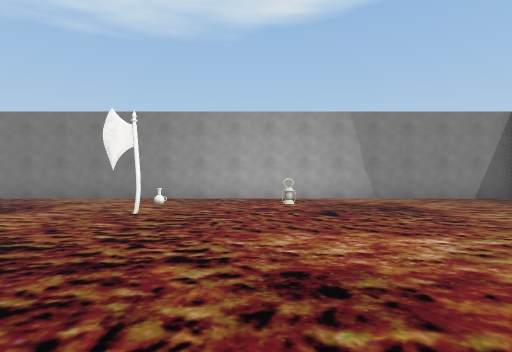
view 1 (above)

17 first-person views from a walk through a scene from a Unity 3-D project. The camera is 1.3 m above the floor, looks level and sees 80° across. The floor is counted in squares, 2 m on a side. Each view is taken from the middle of a square. On the plan, view 1 faces up. The plan holds only what a view shows up to about 10 squares ahead; the rest is blank. The place goes on beyond the plan. The player character is not drawn. Some surface patterns are stand-ins.

view 2
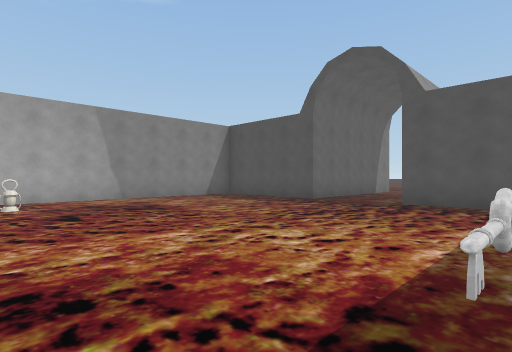

view 3
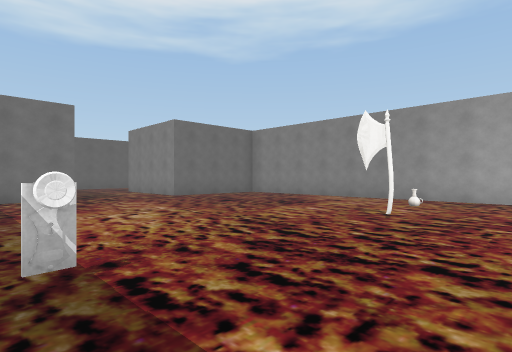

view 4
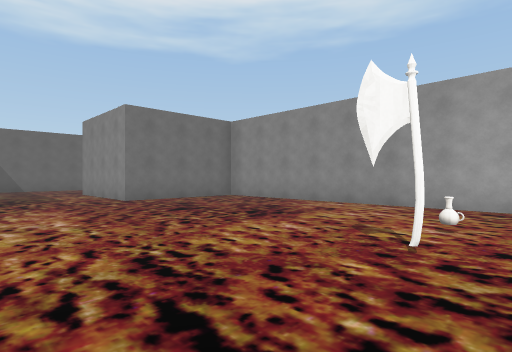

view 5
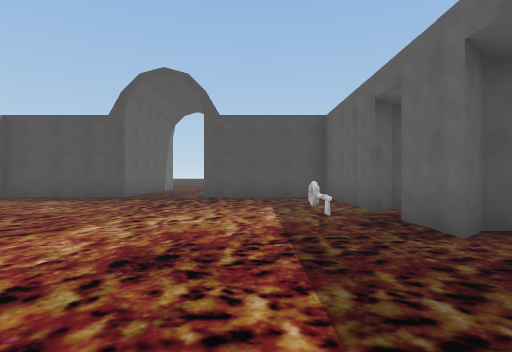

view 6
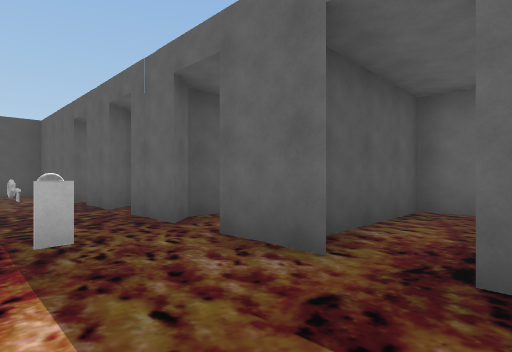

view 7
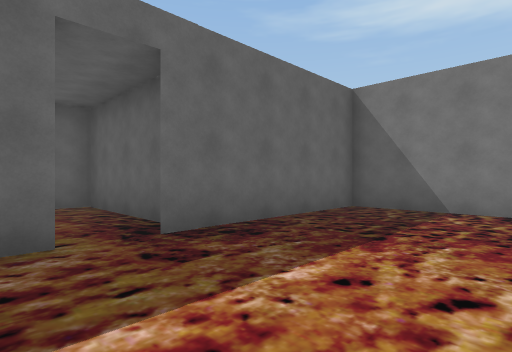

view 8
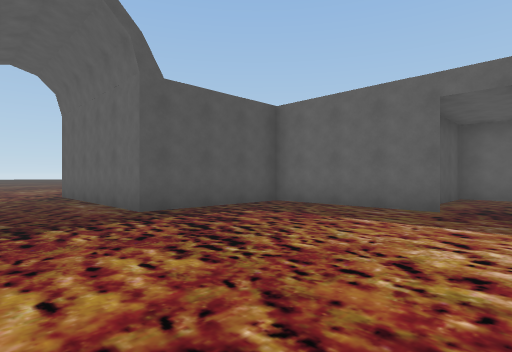

view 9
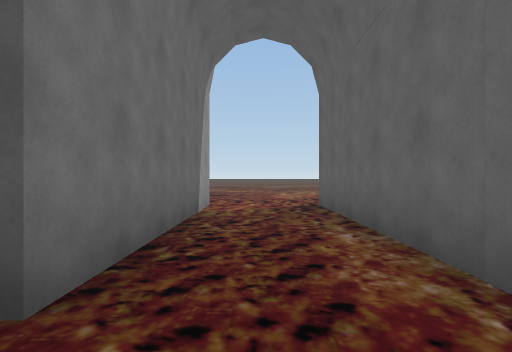

view 10
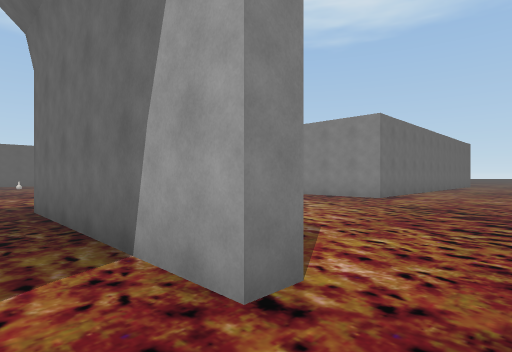

view 11
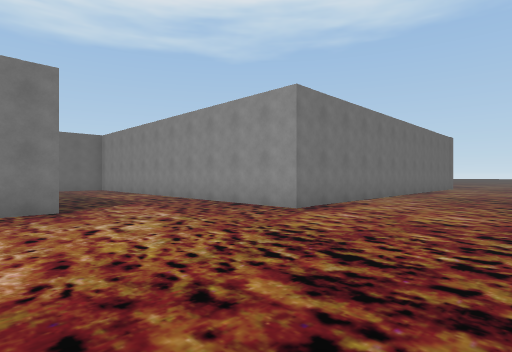

view 12
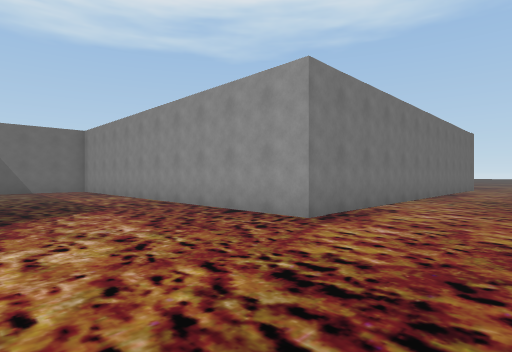

view 13
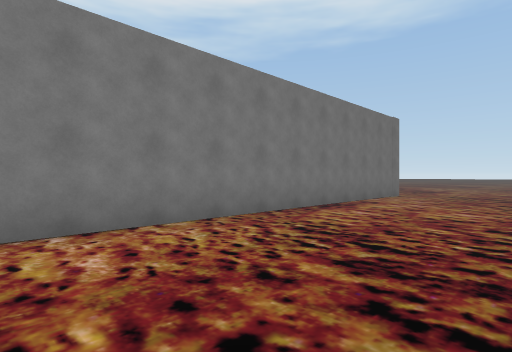

view 14
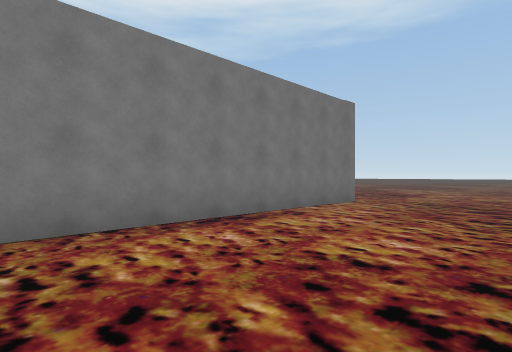

view 15
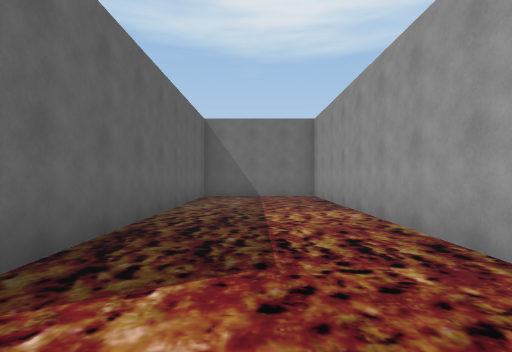

view 16
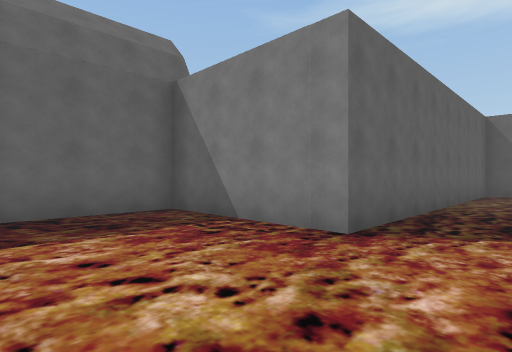

view 17
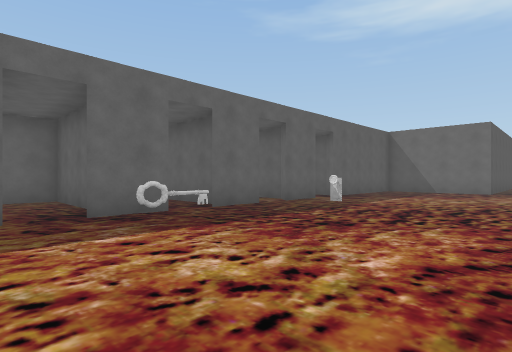

### Floor plan
Points are (right, up) in squares from view 1. A wall is a line through its corners. A room is listed if a view was taken in it or the views show most of it. See-through windows are left out.
Room 1 (views 1, 2, 3, 4, 5, 6, 7, 8, 9, 10, 17)
walls: (1.2, 0.2) (2.2, 0.2); (1.9, 0.2) (2.1, 0.3) (2.4, 0.2); (-1.3, -1.2) (0.2, -1.2); (2.1, -2.6) (2.1, -4.9) (4, -4.9) (4, -1.7) (3.5, -1.2) (7.4, -1.2) (7.4, 2.6) (12.9, 2.6); (-3.8, -1.2) (-2.3, -1.2); (-5.1, -1.9) (-5.1, -4.9) (-3.2, -4.9) (-3.2, -1.9); (-9.1, 2.4) (-9.1, -1.2) (-4.6, -1.2); (-9.1, 8.1) (-9.1, 5); (12.9, 5) (7.4, 5) (7.4, 8.8) (-8.4, 8.8)
ways out: opening at (13.5, 5) to room 2; opening at (-9, 3.5)
objects: potion (-2, 6); lantern (1, 6)
Room 2 (views 11, 12, 13, 14, 15, 16)
walls: (12.9, 5.6) (12.9, 5); (10.3, 25.4) (10.3, 12.9) (-0.9, 12.9) (-0.9, 9.3) (7.9, 9.3) (7.9, 5.5) (10.6, 5.5)
ways out: opening at (13.5, 5) to room 1; opening at (10.5, 26.5)

Where each view was taken, in squares from view 1:
view 1: 0 up, 0 right, facing up
view 2: 0 up, 0 right, facing up-right
view 3: 0 up, 0 right, facing up-left
view 4: 2 up, 1 left, facing up-left
view 5: 1 up, 2 left, facing right
view 6: 1 up, 5 left, facing down-right
view 7: 2 up, 3 left, facing down-left
view 8: 5 up, 2 right, facing down-right
view 9: 4 up, 6 right, facing right
view 10: 4 up, 14 right, facing up-left
view 11: 8 up, 14 right, facing up-left
view 12: 9 up, 13 right, facing up-left
view 13: 15 up, 14 right, facing up-left
view 14: 18 up, 14 right, facing up-left
view 15: 11 up, 9 right, facing left
view 16: 11 up, 11 right, facing down-left
view 17: 4 up, 4 right, facing down-left
